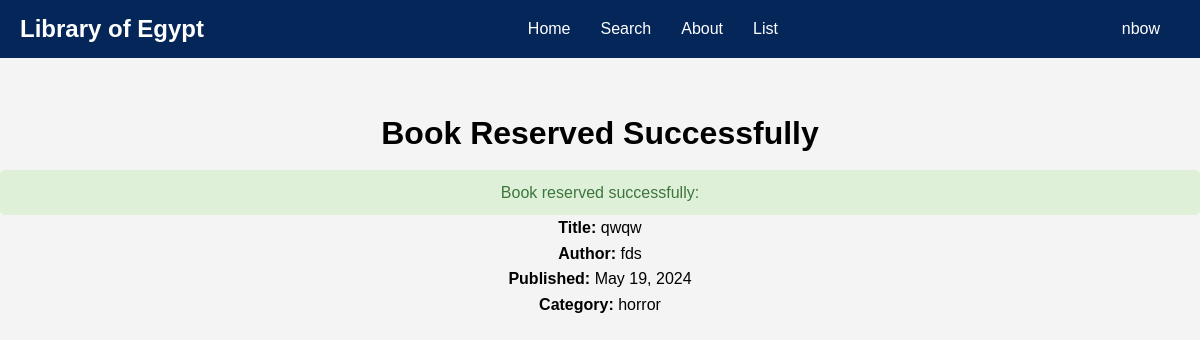
/success_reserved/3/ (signed in), run on the app's committed database.
### members/models.py (models this page shows, shortened)
class Book(models.Model):
    title = models.CharField(max_length=255)
    author = models.CharField(max_length=255)
    description = models.TextField()
    isbn = models.CharField(max_length=13)
    image_url = models.URLField()
    category = models.CharField(max_length=255)
    year_of_publish = models.DateField()
    available = models.BooleanField(default=True)  # Indicates if the book is available for borrowing

### members/views.py (the view)
# urls.py: path('success_reserved/<int:book_id>/' , views.success_reserved , name = 'success_reserved'),
def success_reserved(request , book_id):
    if request.user.is_authenticated:
        book = get_object_or_404(Book, pk=book_id)
        return render(request , 'members/successReservation.html' , {
            'reserved_book' : book
        })
    else:
        return render(request , 'members/error.html')

### members/templates/members/successReservation.html (shortened to what this page needs)
{% load static %}
<!DOCTYPE html>
<html lang="en">
<head>
    <link rel="stylesheet" href="{% static 'members/css/navBar.css' %}">
    <link rel="stylesheet" href="{% static 'members/css/successReserveBook.css' %}">
</head>
<body>
    <nav class="navbar">
        <div class="nav-container">
            <div class="logo">
                <a href="{% url 'Home' %}">Library of Egypt</a>
            </div>
            <ul class="nav-menu">
                <li><a href="{% url 'Home' %}">Home</a></li>
                <li><a href="{% url 'Search' %}">Search</a></li>
                <li><a href="{% url 'about' %}">About</a></li>
                <li><a href="{% url 'list' %}">List</a></li>
            </ul>
            <div class="login-button">
                {% if user.is_authenticated %}
                <a href="{% url 'account' %}">{{ user.username }}</a>
            {% else %}
                <a href="{% url 'Log_in' %}">Login</a>
            {% endif %}
            </div>
        </div>
    </nav>
    <div class="container">
        <h1>Book Reserved Successfully</h1>
        <p id="reservationMessage" class="reservation-message">
            {% if reserved_book %}
                Book reserved successfully:
                <ul>
                    <li><strong>Title:</strong> {{ reserved_book.title }}</li>
                    <li><strong>Author:</strong> {{ reserved_book.author }}</li>
                    <li><strong>Published:</strong> {{ reserved_book.year_of_publish }}</li>
                    <li><strong>Category:</strong> {{ reserved_book.category }}</li>
                </ul>
            {% else %}
                No reservation details found.
            {% endif %}
        </p>
    </div>
</body>
</html>

### members/static/members/css/navBar.css (style rules this page uses)
* { margin: 0; padding: 0; box-sizing: border-box; }
body { font-family: 'Arial', sans-serif; line-height: 1.6; background-color: #f4f4f4; }
.navbar { background-color: #052659; color: white; display: flex; justify-content: space-between; align-items: center; padding: 10px 20px; }
.nav-container { width: 100%; max-width: 1200px; display: flex; justify-content: space-between; align-items: center; margin: 0 auto; }
.logo a { color: white; text-decoration: none; font-size: 1.5em; font-weight: bold; }
.nav-menu { list-style-type: none; display: flex; }
.nav-menu li { padding: 0 15px; }
.nav-menu li a { color: white; text-decoration: none; transition: color 0.3s ease; }
.login-button a { padding: 8px 20px; background-color: #052659 ; color: white; text-decoration: none; border-radius: 5px; transition: background-color 0.3s ease; }

### members/static/members/css/successReserveBook.css (style rules this page uses)
.container { text-align: center; margin-top: 50px; }
.reservation-message { background-color: #dff0d8; color: #3c763d; padding: 10px; border-radius: 5px; margin-top: 10px; }

### data on the page
Book: title "qwqw", author "fds", year_of_publish "May 19, 2024", category "horror"

### other printed values
{{ user.username }} "nbow"
